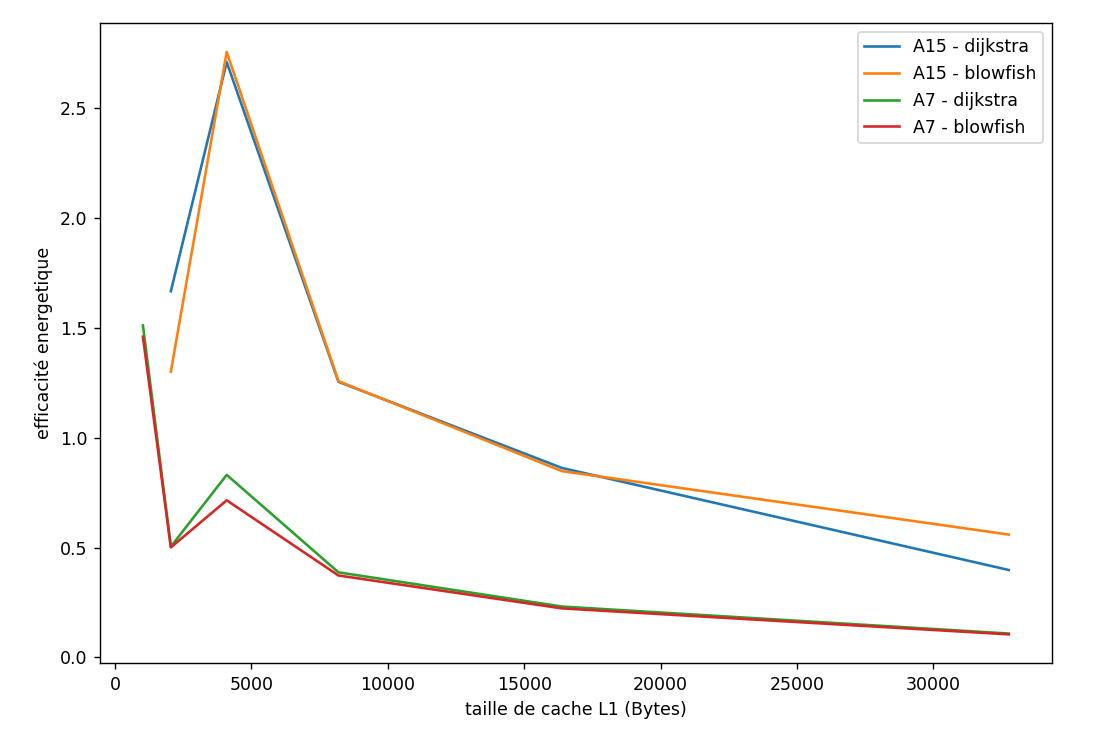

This figure's Python source:
import matplotlib.pyplot as plt
import numpy as np


A15_size = [1024 * 2**i for i in range(1,6)] #erreur avec la première valeur 1024 bytes

A7_size = [1024 * 2**i for i in range(6)]



###### IPC Perf obtained with sim-outorder #######


A7_L1_dij_IPC = [0.3764, 0.3940, 0.4854, 0.4961, 0.5053, 0.5204]
A15_L1_dij_IPC = [0.7840, 1.2024, 1.2985, 1.3643, 1.4338, 1.5579]


A7_L1_blo_IPC = [0.3637, 0.3913, 0.4177, 0.4778, 0.4869, 0.5024]
A15_L1_blo_IPC = [0.7730, 0.9383, 1.3206, 1.3675, 1.4098, 2.1889]


A7_L1_conso = 4.453
A15_L1_conso = 3.456


A7_L1_dij_IPC_energetique = [A7_L1_dij_IPC[i]/A7_L1_conso for i in range(6)]
A7_L1_blo_IPC_energetique = [A7_L1_blo_IPC[i]/A7_L1_conso for i in range(6)]

A15_L1_dij_IPC_energetique = [A15_L1_dij_IPC[i+1]/A15_L1_conso for i in range(5)]
A15_L1_blo_IPC_energetique = [A15_L1_blo_IPC[i+1]/A15_L1_conso for i in range(5)]



plt.plot(A15_size, A15_L1_dij_IPC_energetique, label = "A15 - dijkstra")
plt.plot(A15_size, A15_L1_blo_IPC_energetique, label = "A15 - blowfish")

plt.plot(A7_size, A7_L1_dij_IPC_energetique, label="A7 - dijkstra")
plt.plot(A7_size, A7_L1_blo_IPC_energetique, label="A7 - blowfish")

plt.xlabel("taille de cache L1 (Bytes)")
plt.ylabel("efficacité energetique")

plt.legend()
plt.show()
